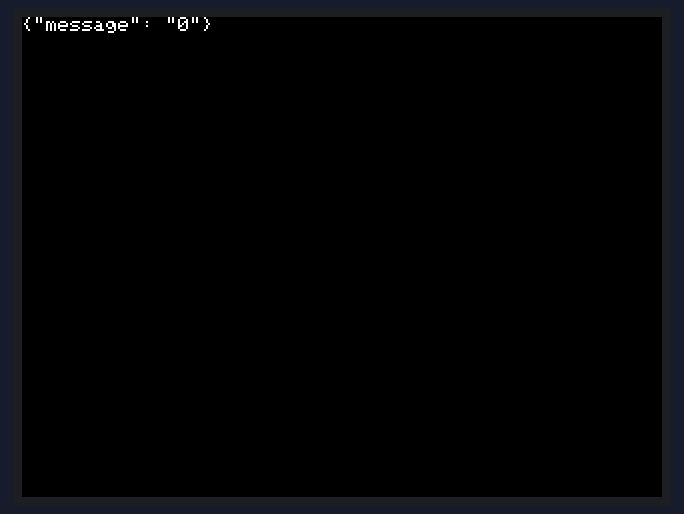
Bench run of a sketch on a simulated ESP32. Parts: 320×240 colour display. WiFi joins after 1.5 s; servers stay silent unless stated; no MQTT or app messages arrive unless stated; what the sketch prints to the serial monitor is not drawn.

Above: at 12.8 s.
At 22.8 s:
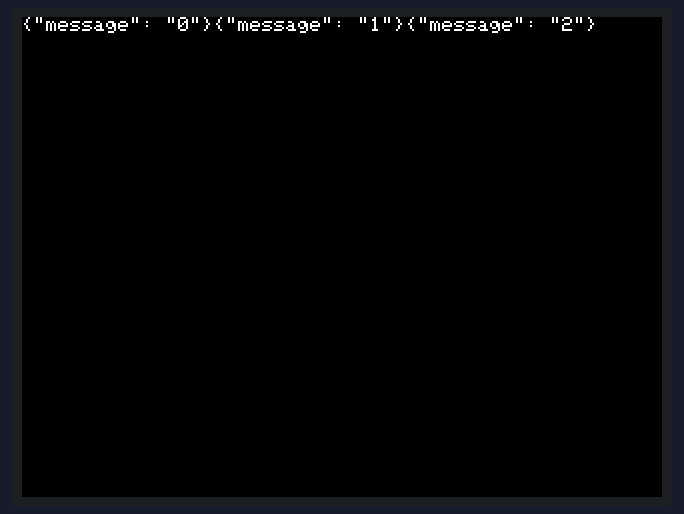
At 37.8 s:
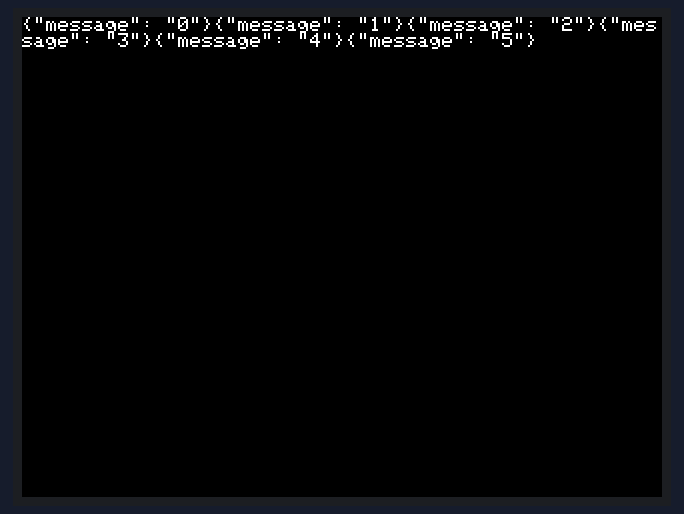
At 67.8 s:
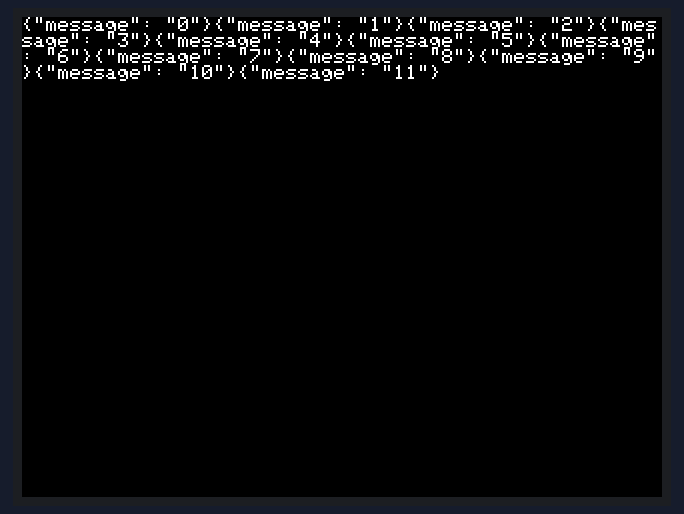
At 97.8 s:
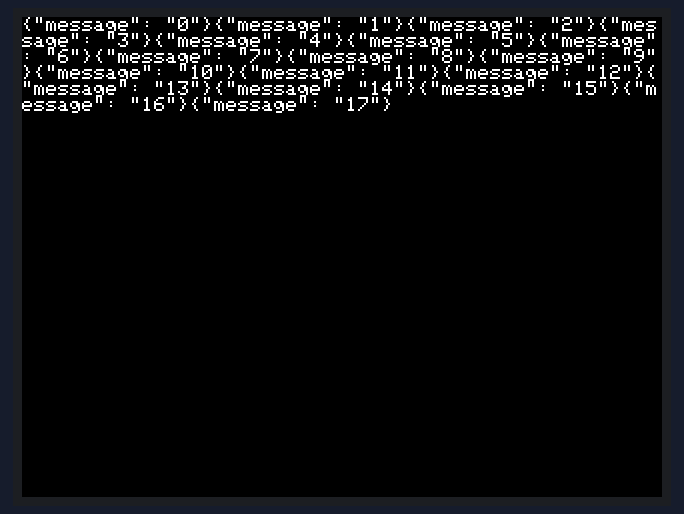
At 127.8 s:
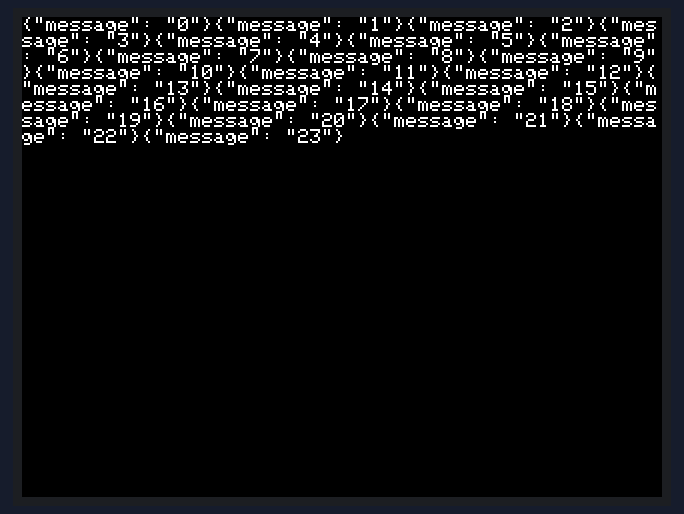

The sketch:

m5stack-iot.ino
```cpp
#include <M5Stack.h>
#include <WiFiClient.h>
#include <WiFiClientSecure.h>
#include <PubSubClient.h>

// WiFi Setting
const char* ssid = "";
const char* password = "";

// AWS IoT Setting
const char* awsEndpoint = "xxx.xxx.xxx.amazonaws.com";
const int awsPort = 8883;
const char* pubTopic = "pub01";
const char* rootCA = "-----BEGIN CERTIFICATE-----\n" \
"xxxxxxxxxxxxxxxxxxxxxxxxxxxxxxxxxxxxxxxxxxxxxxxxxxxxxxxxxxxxxxxx\n" \
"xxxxxxxxxxxxxxxxxxxxxxxxxxxxxxxxxxxxxxxxxxxxxxxxxxxxxxxxxxxxxxxx\n" \
"xxxxxxxxxxxxxxxxxxxxxxxxxxxxxxxxxxxxxxxxxxxxxxxxxxxxxxxxxxxxxxxx\n" \
"-----END CERTIFICATE-----\n";
const char* certificate = "-----BEGIN CERTIFICATE-----\n" \
"xxxxxxxxxxxxxxxxxxxxxxxxxxxxxxxxxxxxxxxxxxxxxxxxxxxxxxxxxxxxxxxx\n" \
"xxxxxxxxxxxxxxxxxxxxxxxxxxxxxxxxxxxxxxxxxxxxxxxxxxxxxxxxxxxxxxxx\n" \
"xxxxxxxxxxxxxxxxxxxxxxxxxxxxxxxxxxxxxxxxxxxxxxxxxxxxxxxxxxxxxxxx\n" \
"-----END CERTIFICATE-----\n";
const char* privateKey = "-----BEGIN RSA PRIVATE KEY-----\n" \
"xxxxxxxxxxxxxxxxxxxxxxxxxxxxxxxxxxxxxxxxxxxxxxxxxxxxxxxxxxxxxxxx\n" \
"xxxxxxxxxxxxxxxxxxxxxxxxxxxxxxxxxxxxxxxxxxxxxxxxxxxxxxxxxxxxxxxx\n" \
"xxxxxxxxxxxxxxxxxxxxxxxxxxxxxxxxxxxxxxxxxxxxxxxxxxxxxxxxxxxxxxxx\n" \
"-----END RSA PRIVATE KEY-----\n";

WiFiClientSecure httpsClient;
PubSubClient mqttClient(httpsClient);

long messageSentAt = 0;
int dummyValue = 0;
char pubMessage[128];

void setup_wifi(){
  Serial.print("Connecting to ");
  Serial.println(ssid);

  // For WiFi Error
  WiFi.disconnect(true);
  delay(1000);

  WiFi.begin(ssid, password);

  while (WiFi.status() != WL_CONNECTED) {
    delay(500);
    Serial.print(".");
  }

  randomSeed(micros());

  Serial.println("");
  Serial.println("WiFi connected");
  Serial.println("IP address: ");
  Serial.println(WiFi.localIP());
}

void setup_awsiot(){
  httpsClient.setCACert(rootCA);
  httpsClient.setCertificate(certificate);
  httpsClient.setPrivateKey(privateKey);
  mqttClient.setServer(awsEndpoint, awsPort);
  mqttClient.setCallback(mqttCallback);
}

void connect_awsiot() {
  while (!mqttClient.connected()) {
    Serial.print("Attempting MQTT connection...");
    // Create a random client ID
    String clientId = "ESP32-device";
    //clientId += String(random(0xffff), HEX);
    // Attempt to connect
    if (mqttClient.connect(clientId.c_str())) {
      Serial.println("connected");
    } else {
      Serial.print("failed, rc=");
      Serial.print(mqttClient.state());
      Serial.println(" try again in 5 seconds");
      // Wait 5 seconds before retrying＿
      delay(5000);
    }
  }
}

void mqttCallback (char* topic, byte* payload, unsigned int length) {
    Serial.print("Received. topic=");
    Serial.println(topic);
    for (int i = 0; i < length; i++) {
        Serial.print((char)payload[i]);
    }
    Serial.print("\n");
}

void setup(){
  // Initialize the M5Stack object
  M5.begin();

  delay(10000) ;
  setup_wifi();
  setup_awsiot();
}

void loop(){
 if (!mqttClient.connected()) {
    connect_awsiot();
  }
  mqttClient.loop();

  long now = millis();
  if (now - messageSentAt > 5000) {
    messageSentAt = now;
    sprintf(pubMessage, "{\"message\": \"%d\"}", dummyValue++);
    Serial.print("Publishing message to topic ");
    Serial.println(pubTopic);
    Serial.println(pubMessage);
    mqttClient.publish(pubTopic, pubMessage);
    M5.Lcd.printf(pubMessage);
    Serial.println("Published.");
  }
  delay(5) ;
}
```

Measured:
- what the display in image 0 shows lasts 5.0 s, from 12.7 s to 17.7 s
